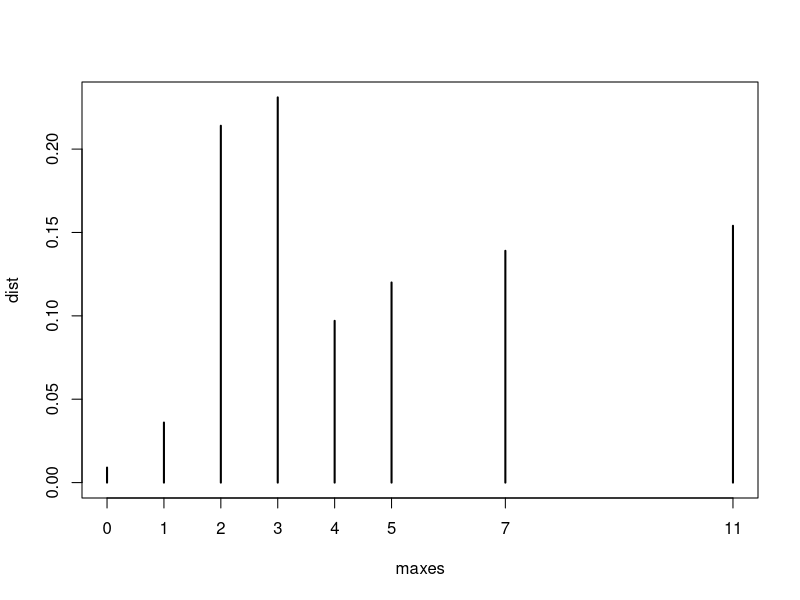

Write R code to recreate this figure.
## ---- chunk 1
queues <- c(rep(0, 11), rep(1, 5), rep(2, 7), rep(3, 3), 4, 5, 7, 11)

boots <- 1000
maxes <- rep(0, boots)
for (k in 1:boots) {
  minisample <- sample(queues, 5, replace = TRUE)
  maxes[k] <- max(minisample)
}
## ---- chunk 2
dist <- table(maxes) / boots
dist
plot(dist)
## ---- chunk 3
c(mean(maxes), var(maxes))
